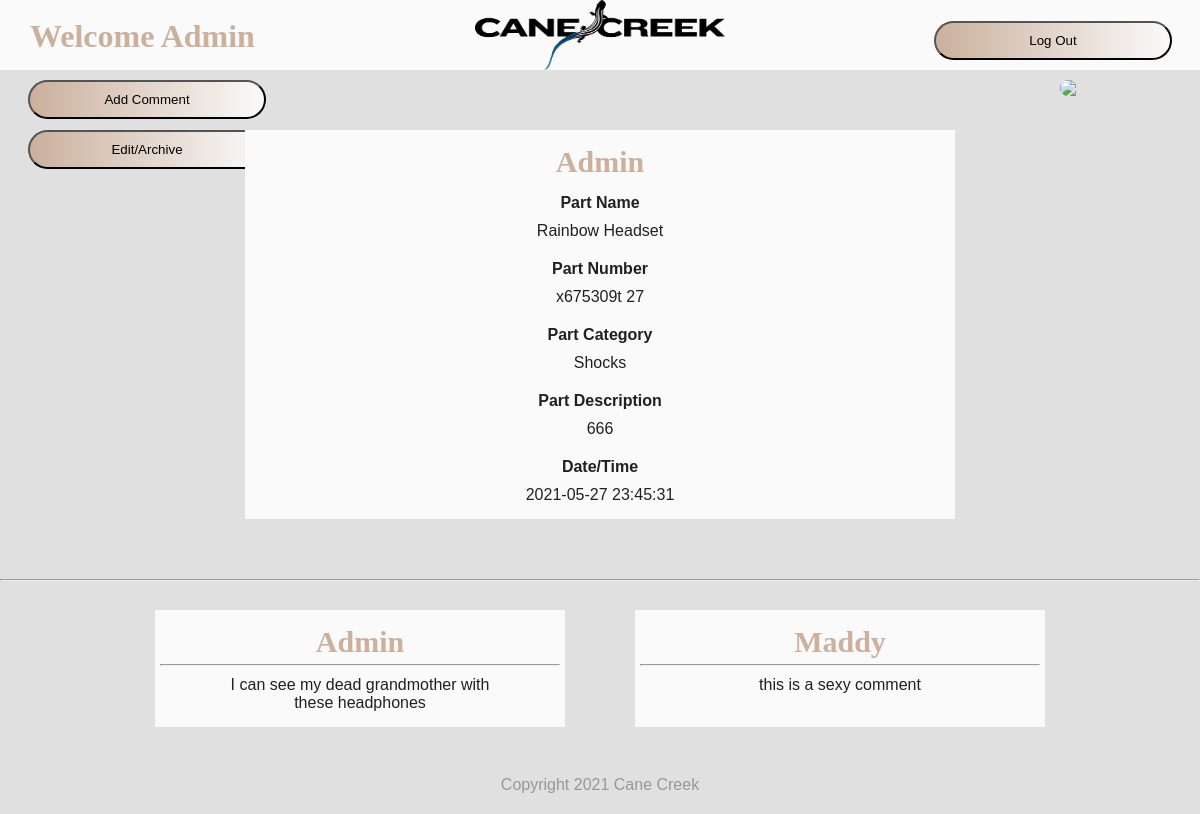
Page /details.php?qr=666 (signed in) on the committed database.
### tables this page shows
CREATE TABLE `parts` (
  `id` int(11) NOT NULL AUTO_INCREMENT,
  `qr` varchar(255) NOT NULL,
  `userid` varchar(255) NOT NULL,
  `pnumber` varchar(255) NOT NULL,
  `pname` varchar(255) NOT NULL,
  `pcategory` varchar(255) NOT NULL,
  `pdescription` varchar(255) NOT NULL,
  `ptime` timestamp NOT NULL DEFAULT current_timestamp(),
  PRIMARY KEY (`id`)
);

CREATE TABLE `comments` (
  `id` int(11) NOT NULL AUTO_INCREMENT,
  `pid` int(11) NOT NULL,
  `userid` varchar(255) NOT NULL,
  `riderlog` varchar(255) NOT NULL,
  `rldate` timestamp NOT NULL DEFAULT current_timestamp(),
  PRIMARY KEY (`id`)
);

### details.php (the view, shortened to what this page needs)
<?php
  include('templates/header.php');
?>
<form onclick="editbutton()" id="editbutton" class="input-group" >
  <button type="submit" class="submit-btn">Edit/Archive</button>
</form>
<form onclick="addbtn()" class="input-group" style="position: absolute; top: 80px; left: 7px;">
  <button type="submit" class="submit-btn">Add Comment</button>
</form>
<div id="qrcode">
  <img  src="https://chart.googleapis.com/chart?chs=100x100&cht=qr&chl=<?php echo $_GET['qr']?>" />
</div>
<div class="detailbox" width= 30px;>
  <h2><?php echo htmlspecialchars($parts['userid']) ?></h2>
  <h4>Part Name</h4>
  <p><?php echo htmlspecialchars($parts['pname']) ?></p>
  <h4>Part Number</h4>
  <p><?php echo htmlspecialchars($parts['pnumber']) ?></p>
  <h4>Part Category</h4>
  <p><?php echo htmlspecialchars($parts['pcategory']) ?></p>
  <h4>Part Description</h4>
  <p><?php echo htmlspecialchars($parts['pdescription']) ?></p>
  <h4>Date/Time</h4>
  <p><?php echo htmlspecialchars($parts['ptime']) ?></p>
</div>
<hr />
<div class="container">
  <?php foreach ($comments as $comment){ ?>
    <div class="commentbox">
      <h2><?php echo htmlspecialchars($comment['2'])?></h2>
      <hr />
      <p><?php echo htmlspecialchars($comment['3'])?></p>
    </div>
  <?php } ?>
</div>
<?php
  include('templates/footer.php');
?>

### css/master.css (style rules this page uses)
* { margin: 0; padding: 0; font-family: sans-serif; }
.background { background: #E0E0E0; color: #202020; }
.detailbox { background: #FAFAFA; width: 700px; position: relative; margin: 5% auto; padding: 5px; }
.container { width: 80%; display: flex; flex-wrap: wrap; margin: 0% auto; }
.commentbox { background: #FAFAFA; width: 400px; position: relative; margin: 3% auto; padding: 5px; }
#qrcode { border-radius: 50px; overflow: hidden; width: 100; position: absolute; top: 80px; right: 40px; }
#editbutton { position: absolute; top: 130px; left: 7px; }
h2 { text-align: center; font-size: 30px; padding: 10px 50px 5px; font-family: aerial; color: #cbb09c; }
h4 { text-align: center; padding: 10px 50px 0px; }
p { text-align: center; padding: 10px 50px 10px; }
.submit-btn { width: 85%; padding: 10px 30px; cursor: pointer; display: block; margin: auto; background: linear-gradient(to left,#FAFAFA, #cbb09c); border: 1; outline: none; border-radius: 30px; }
.input-group { top:180px; position: absolute; width: 280px; transition: .5s; }

### rows in the picture
parts: userid "Admin", pname "Rainbow Headset", pnumber "x675309t 27", pcategory "Shocks", pdescription "666", ptime "2021-05-27 23:45:31"
comments: userid "Admin", riderlog "I can see my dead grandmother with these headphones"
comments: userid "Maddy", riderlog "this is a sexy comment"

### other values in the picture
$_SESSION['userid'] "Admin"
